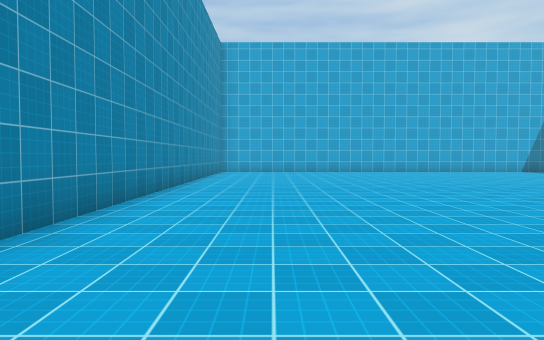
view 1 (above)

24 first-person views from a walk through a scene from a Unity 3-D project. The camera is 1.4 m above the floor, tilts 2° down and sees 70° across. The floor is counted in squares, 2 m on a side. Each view is taken from the middle of a square. On the plan, view 1 faces up. The plan holds only what a view shows up to about 11 squares ahead; the rest is blank. The place goes on beyond the plan. The player is left out. Surface patterns are stand-ins for the level's own textures.

view 2
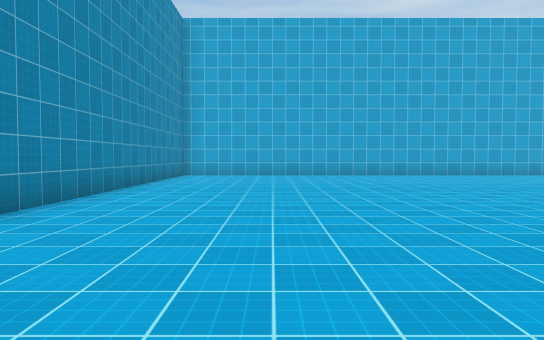

view 3
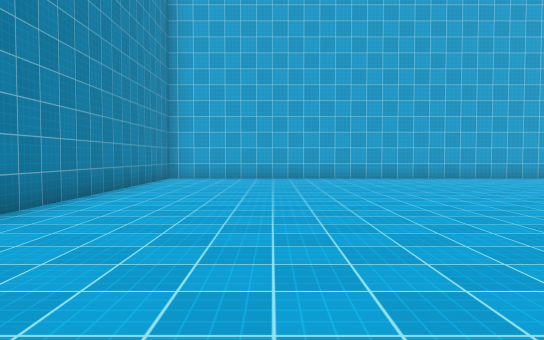

view 4
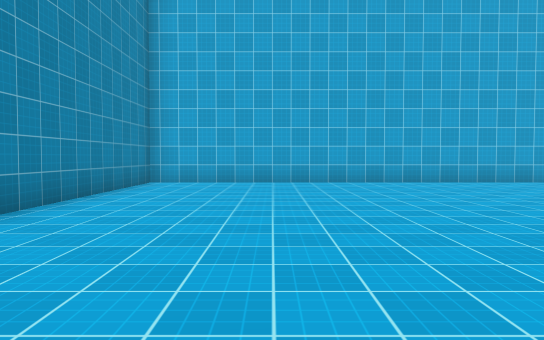

view 5
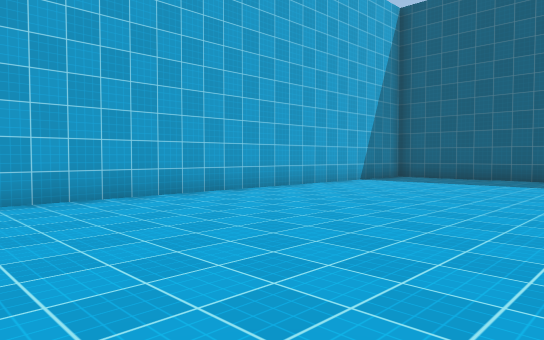

view 6
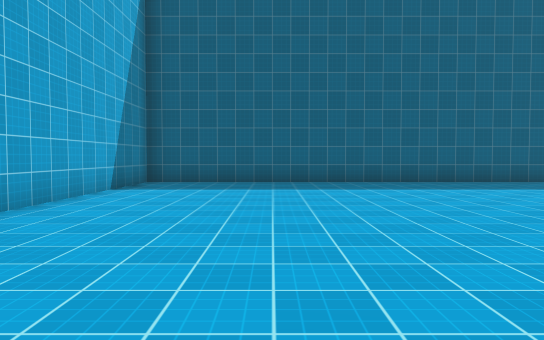

view 7
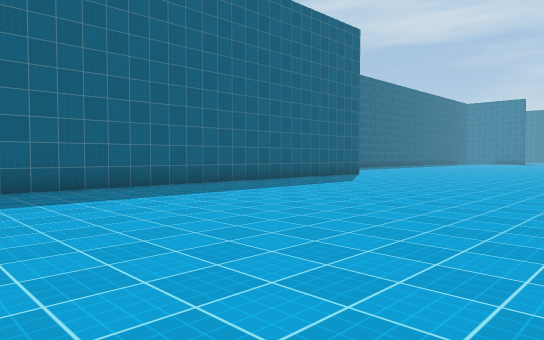

view 8
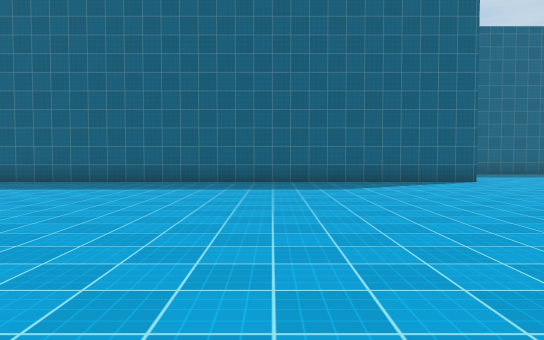

view 9
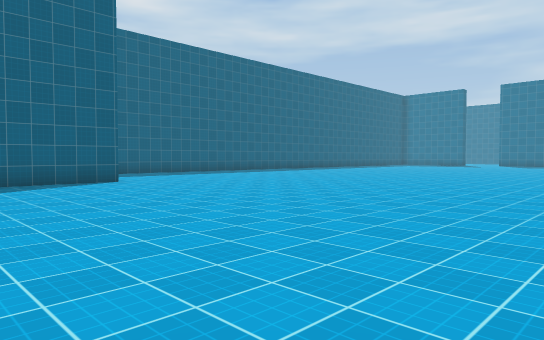

view 10
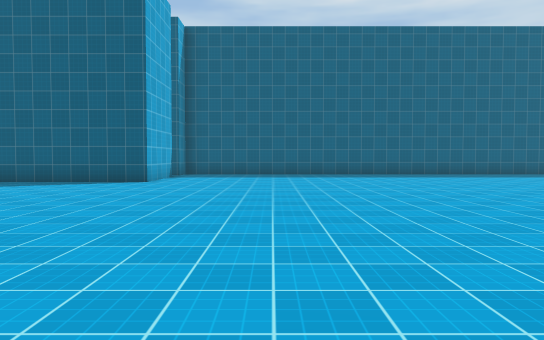

view 11
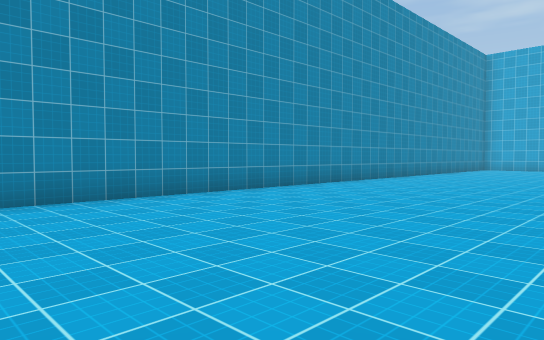

view 12
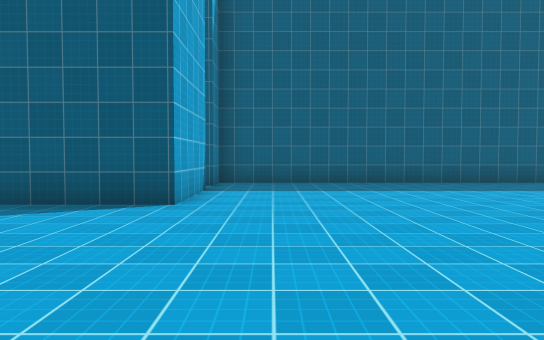

view 13
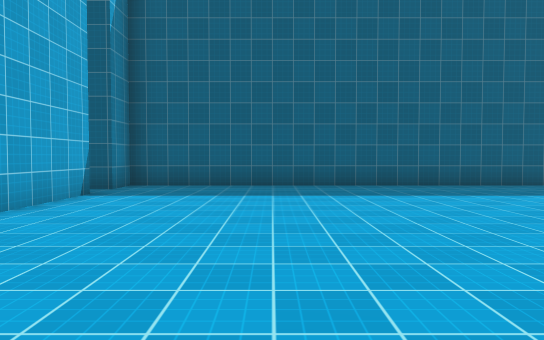

view 14
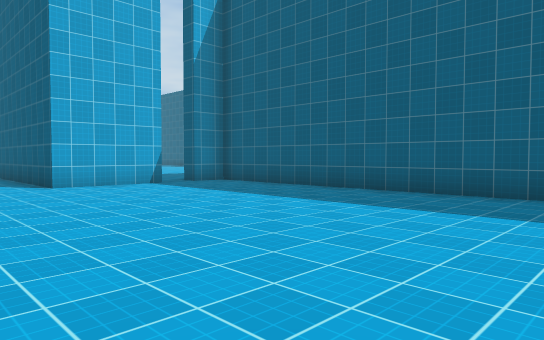

view 15
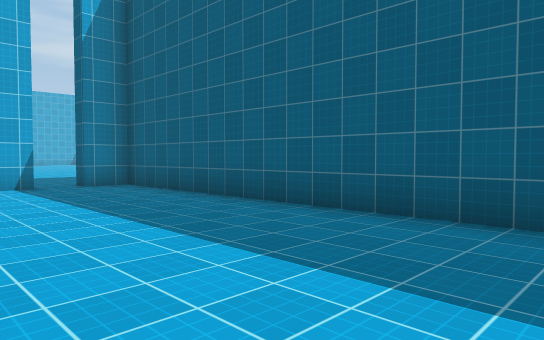

view 16
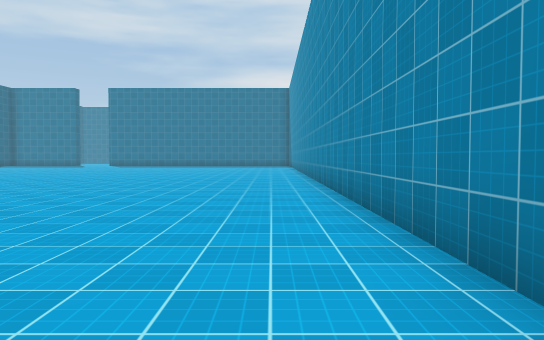

view 17
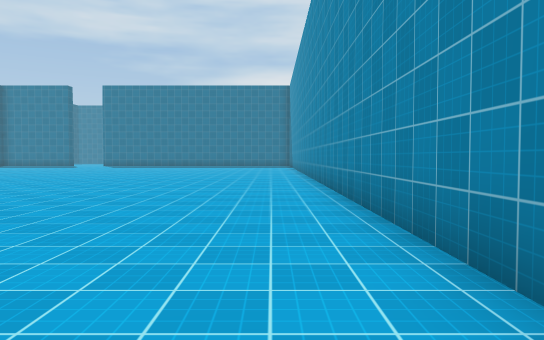

view 18
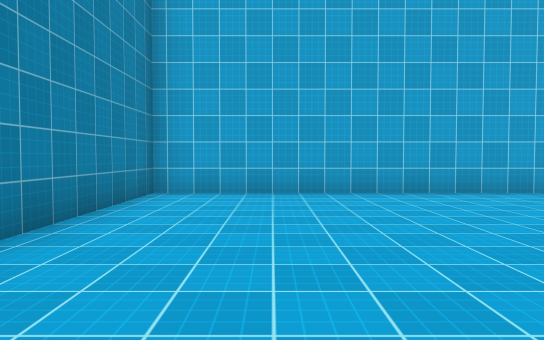

view 19
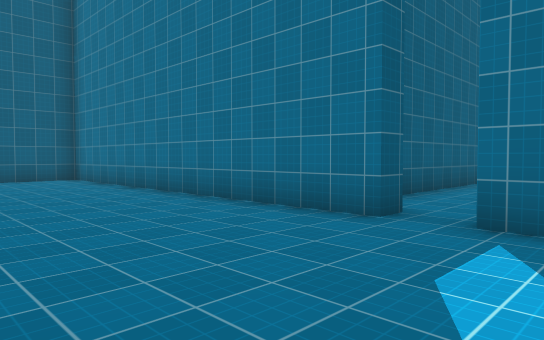

view 20
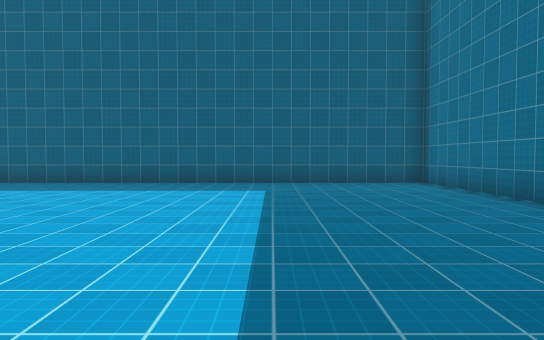

view 21
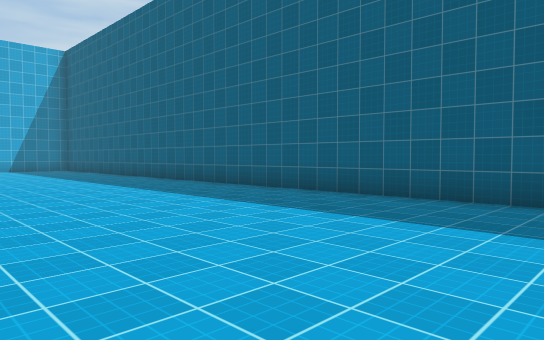

view 22
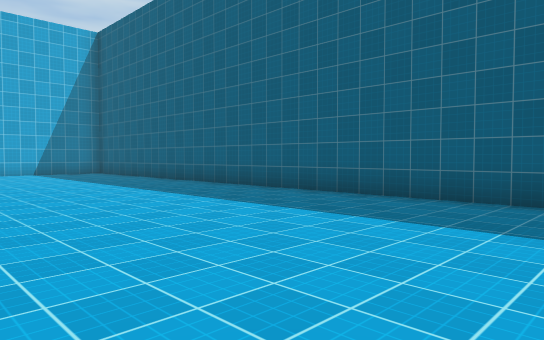

view 23
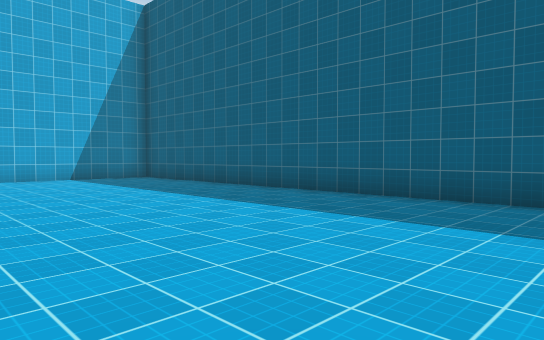

view 24
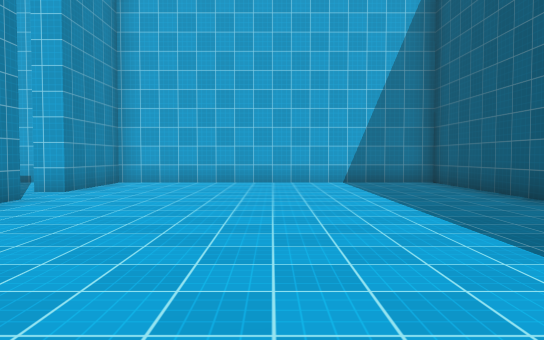

### Floor plan
Points are (right, up) in squares from view 1. A wall is a line through its corners. A room is listed if a view was taken in it or the views show most of it. See-through windows are left out.
Room 1 (views 1, 2, 3, 4, 5, 6, 7, 8, 9, 10, 11, 12, 13, 14, 15, 16, 17, 18)
walls: (16.4, -1.6) (13.6, -1.6) (13.6, 17.4) (-2.3, 17.4) (-2.3, -11); (18.3, -11.5) (18.3, -1.6) (17.3, -1.6)
ways out: opening at (17, -1) to room 2
Room 2 (views 19, 20, 21, 22, 23, 24)
walls: (18.9, 19.4) (18.9, 18.8); (17.3, -1.6) (17.3, -1.1) (27.3, -1.1) (27.3, 23.4) (18.9, 23.4) (18.9, 20.7); (15.6, -1.1) (16.2, -1.1)
ways out: opening at (17, -1) to room 1; opening at (19, 20)

Positions as (right, up) in squares from view 1, and headings:
1: (0, 0), facing up
2: (1, 3), facing up
3: (1, 5), facing up
4: (1, 7), facing up
5: (1, 11), facing up-right
6: (3, 14), facing right
7: (5, 12), facing down-right
8: (3, 4), facing right
9: (3, 3), facing down-right
10: (3, -5), facing right
11: (4, -4), facing up-left
12: (8, -3), facing right
13: (9, -5), facing right
14: (11, -11), facing up-right
15: (14, -11), facing up-right
16: (-1, 1), facing down
17: (-1, 0), facing down
18: (0, 10), facing up
19: (15, 3), facing down-right
20: (17, 3), facing right
21: (21, 3), facing up-right
22: (21, 7), facing up-right
23: (21, 11), facing up-right
24: (23, 13), facing up
